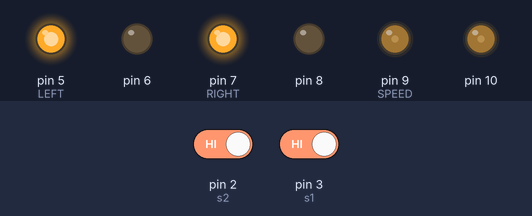
A sketch run on a simulated Arduino Uno, built with avr-gcc and run on an emulated ATmega328P. Shown: output pins drawn as LEDs (lit = HIGH). The test bench sets the inputs (shaded band); at power-on: pin 2 (s2) HIGH, pin 3 (s1) HIGH.

Above: at 1.2 s.
1.3 s: pin 2 (s2) driven LOW
At 2.5 s:
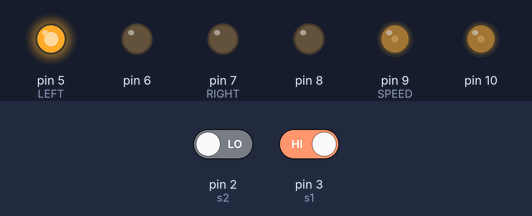
2.8 s: pin 3 (s1) driven LOW
At 3.8 s:
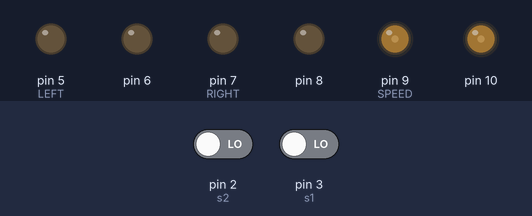
4.3 s: pin 2 (s2) driven HIGH
At 5.0 s:
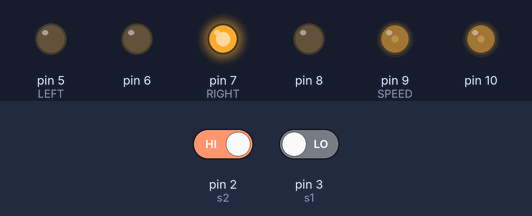
5.8 s: pin 3 (s1) driven HIGH
At 6.1 s:
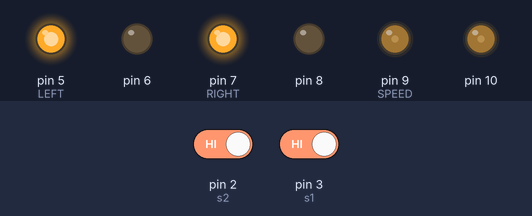
Timing chart, 0 to 8.3 s (numbered marks = the images above; inputs shaded):
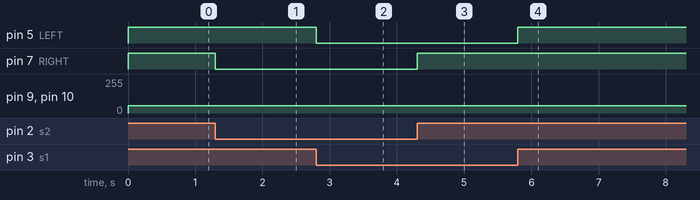

Measured:
- after the input at 1.3 s, pin 7 (RIGHT): HIGH → LOW at once
- after the input at 2.8 s, pin 5 (LEFT): HIGH → LOW at once
- after the input at 4.3 s, pin 7 (RIGHT): LOW → HIGH at once
- after the input at 5.8 s, pin 5 (LEFT): LOW → HIGH at once

The sketch:

line_follower.ino
```cpp
int s1=3;
int s2=2;
int st1;
int st2;
//int st3;

void setup() {
  pinMode(5,OUTPUT); // LEFT
  pinMode(6,OUTPUT);
  pinMode(7,OUTPUT);//RIGHT
  pinMode(8,OUTPUT);
  pinMode(9,OUTPUT);//SPEED
  pinMode(10,OUTPUT);
  pinMode(s1,INPUT);
  pinMode(s2,INPUT);

}
 void forward(){
  digitalWrite(5,HIGH);
  digitalWrite(6,LOW);
  digitalWrite(7,HIGH);
  digitalWrite(8,LOW);
  analogWrite(9,55);
  analogWrite(10,55);
  }
  /* void backrward(){
  digitalWrite(5,LOW);
  digitalWrite(6,HIGH);
  digitalWrite(7,LOW);
  digitalWrite(8,HIGH);
  analogWrite(9,65);
  analogWrite(10,65);
  }*/
   void right(){
  digitalWrite(5,HIGH);
  digitalWrite(6,LOW);
  digitalWrite(7,LOW);
  digitalWrite(8,LOW);
  analogWrite(9,55);
  analogWrite(10,55);
  }
   void left(){
  digitalWrite(5,LOW);
  digitalWrite(6,LOW);
  digitalWrite(7,HIGH);
  digitalWrite(8,LOW);
  analogWrite(9,55);
  analogWrite(10,55);
  }
   void stopp(){
  digitalWrite(5,LOW);
  digitalWrite(6,LOW);
  digitalWrite(7,LOW);
  digitalWrite(8,LOW);
  analogWrite(9,55);
  analogWrite(10,55);
  }
void loop() {
  // 1 means whilte
  //0 means black
  st1=digitalRead(s1);
  st2=digitalRead(s2);
  if((st1==0)&&(st2==0))
    stopp();
  else if ((st1==0)&&(st2==1))
    left();
  else if ((st1==1)&&(st2==0))
    right();
  else if ((st1==1)&&(st2==1))
    forward();
}
```
